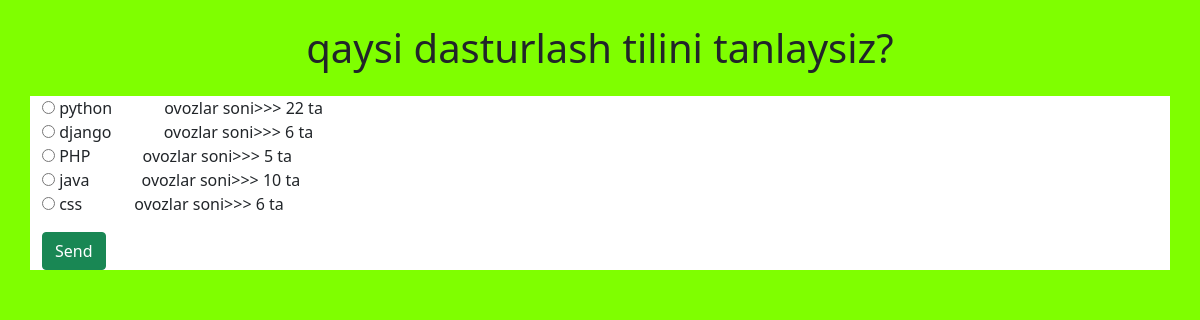
/1/menu/, run on the app's committed database.
### home/models.py (models this page shows)
class School(models.Model):
    questions_name = models.CharField(max_length=300)
    create_time = models.DateTimeField( default=timezone.now)
    def __str__(self) -> str:
        return self.questions_name

class menus(models.Model):
    school = models.ForeignKey(School,on_delete=models.CASCADE)
    name = models.CharField(max_length=100)
    ovozlar_soni = models.SmallIntegerField(default=0)
    def __str__(self) -> str:
        return self.name

### home/views.py (the view)
# urls.py: path('<int:question_id>/menu/',Menusview,name = 'menu'),
def Menusview(request, question_id):
    if request.POST:
        son = request.POST['ovoz']
        savol = menus.objects.get(id = son)
        savol.ovozlar_soni += 1
        savol.save()
    menu = menus.objects.filter(school_id = question_id)
    question = School.objects.get(id=question_id)
    context = {
        "menu":menu,
        "questions": question
    }
    return render(request, 'menu.html',context)

### template/menu.html (shortened to what this page needs)
<!DOCTYPE html>
<html lang="en">
<head>
    <link href="https://cdn.jsdelivr.net/npm/bootstrap@5.0.2/dist/css/bootstrap.min.css" rel="stylesheet">
    {% load static %}
    <link rel="stylesheet" href="{% static 'style.css' %}">
</head>
<body class="bd">
    <h1 class="text-center my-4">{{ questions }}</h1>
    <div class="container">
        <form action="/{{ questions.id }}/menu/" method="POST">
            <ol class="list-unstyled">
                {% for menu in menu %}
                    <input  id= "text" type="radio"  name="ovoz" value="{{ menu.id }}">
                    <label for="text">{{menu}} <span class="mx-5">ovozlar soni>>> {{ menu.ovozlar_soni }} ta</span></label>
                    <br>
                {% endfor %}
        </ol>
            <button class="btn btn-success">Send</button>
        </form>
    </div>
</body>
</html>

### static/style.css (style rules this page uses)
* { margin: 0; padding: 0; box-sizing: border-box; }
.container { background-color: white; }
.bd { background-color: chartreuse; }

### data on the page
School: questions_name "qaysi dasturlash tilini tanlaysiz?"
menus: name "python", ovozlar_soni "22"
menus: name "django", ovozlar_soni "6"
menus: name "PHP", ovozlar_soni "5"
menus: name "java", ovozlar_soni "10"
menus: name "css", ovozlar_soni "6"
